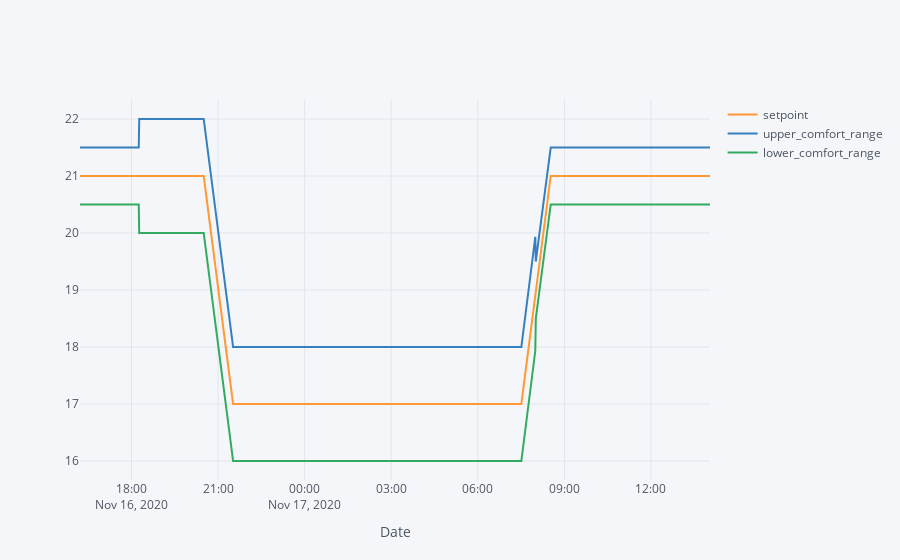

Write notebook code for a chart like this one.
### Code cell
#Plot
model1.iplot(width = 2, xTitle = 'Date')

### Figure 1 — Plotly figure (JSON) as saved in the notebook; plotly's stock layout.template omitted (floating-point values rounded to 4 significant figures; data arrays with more than 128 entries replaced by an {"elided": "..."} marker saying what was removed)
{"data": [{"line": {"color": "rgba(255, 153, 51, 1.0)", "dash": "solid", "shape": "linear", "width": 2}, "mode": "lines", "name": "setpoint", "text": "", "type": "scatter", "x": {"elided": "1258 str values"}, "y": {"elided": "1258 float values"}}, {"line": {"color": "rgba(55, 128, 191, 1.0)", "dash": "solid", "shape": "linear", "width": 2}, "mode": "lines", "name": "upper_comfort_range", "text": "", "type": "scatter", "x": {"elided": "1258 str values"}, "y": {"elided": "1258 float values"}}, {"line": {"color": "rgba(50, 171, 96, 1.0)", "dash": "solid", "shape": "linear", "width": 2}, "mode": "lines", "name": "lower_comfort_range", "text": "", "type": "scatter", "x": {"elided": "1258 str values"}, "y": {"elided": "1258 float values"}}], "layout": {"legend": {"bgcolor": "#F5F6F9", "font": {"color": "#4D5663"}}, "paper_bgcolor": "#F5F6F9", "plot_bgcolor": "#F5F6F9", "title": {"font": {"color": "#4D5663"}}, "xaxis": {"gridcolor": "#E1E5ED", "showgrid": true, "tickfont": {"color": "#4D5663"}, "title": {"font": {"color": "#4D5663"}, "text": "Date"}, "zerolinecolor": "#E1E5ED"}, "yaxis": {"gridcolor": "#E1E5ED", "showgrid": true, "tickfont": {"color": "#4D5663"}, "title": {"font": {"color": "#4D5663"}, "text": ""}, "zerolinecolor": "#E1E5ED"}}}
